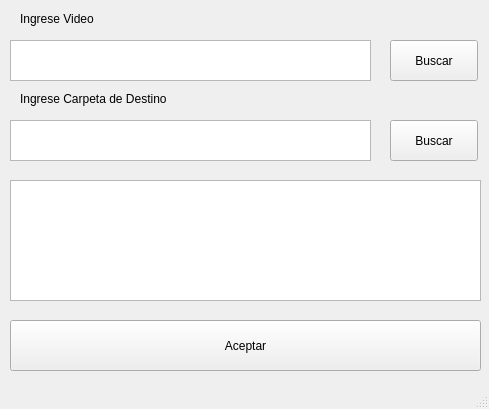
<?xml version="1.0" encoding="UTF-8"?>
<ui version="4.0">
 <class>MainWindow</class>
 <widget class="QMainWindow" name="MainWindow">
  <property name="geometry">
   <rect>
    <x>0</x>
    <y>0</y>
    <width>489</width>
    <height>409</height>
   </rect>
  </property>
  <property name="windowTitle">
   <string>MainWindow</string>
  </property>
  <widget class="QWidget" name="centralwidget">
   <widget class="QPlainTextEdit" name="entryVideoInput">
    <property name="geometry">
     <rect>
      <x>10</x>
      <y>40</y>
      <width>361</width>
      <height>41</height>
     </rect>
    </property>
   </widget>
   <widget class="QPushButton" name="serchVideoButton">
    <property name="geometry">
     <rect>
      <x>390</x>
      <y>40</y>
      <width>88</width>
      <height>41</height>
     </rect>
    </property>
    <property name="text">
     <string>Buscar</string>
    </property>
   </widget>
   <widget class="QPlainTextEdit" name="entryImageOutput">
    <property name="geometry">
     <rect>
      <x>10</x>
      <y>120</y>
      <width>361</width>
      <height>41</height>
     </rect>
    </property>
   </widget>
   <widget class="QPushButton" name="searchOutputFolder">
    <property name="geometry">
     <rect>
      <x>390</x>
      <y>120</y>
      <width>88</width>
      <height>41</height>
     </rect>
    </property>
    <property name="text">
     <string>Buscar</string>
    </property>
   </widget>
   <widget class="QPushButton" name="acceptButton">
    <property name="geometry">
     <rect>
      <x>10</x>
      <y>320</y>
      <width>471</width>
      <height>51</height>
     </rect>
    </property>
    <property name="text">
     <string>Aceptar</string>
    </property>
   </widget>
   <widget class="QPlainTextEdit" name="logEventText">
    <property name="geometry">
     <rect>
      <x>10</x>
      <y>180</y>
      <width>471</width>
      <height>121</height>
     </rect>
    </property>
   </widget>
   <widget class="QLabel" name="label">
    <property name="geometry">
     <rect>
      <x>20</x>
      <y>10</y>
      <width>91</width>
      <height>18</height>
     </rect>
    </property>
    <property name="text">
     <string>Ingrese Video</string>
    </property>
   </widget>
   <widget class="QLabel" name="label_2">
    <property name="geometry">
     <rect>
      <x>20</x>
      <y>90</y>
      <width>171</width>
      <height>18</height>
     </rect>
    </property>
    <property name="text">
     <string>Ingrese Carpeta de Destino</string>
    </property>
   </widget>
  </widget>
  <widget class="QStatusBar" name="statusbar"/>
 </widget>
 <resources/>
 <connections/>
</ui>
